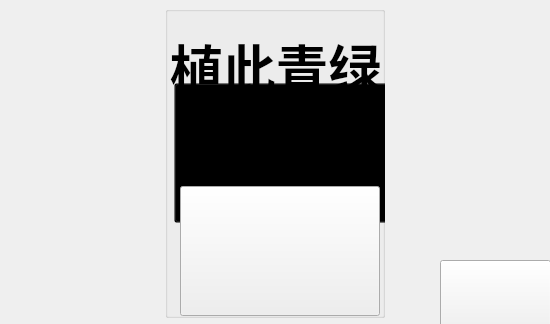
<?xml version="1.0" encoding="UTF-8"?>
<ui version="4.0">
 <class>Widget</class>
 <widget class="QWidget" name="Widget">
  <property name="geometry">
   <rect>
    <x>0</x>
    <y>0</y>
    <width>550</width>
    <height>324</height>
   </rect>
  </property>
  <property name="windowTitle">
   <string>植此青绿小游戏</string>
  </property>
  <widget class="QGroupBox" name="groupBox">
   <property name="geometry">
    <rect>
     <x>165</x>
     <y>6</y>
     <width>220</width>
     <height>312</height>
    </rect>
   </property>
   <property name="minimumSize">
    <size>
     <width>220</width>
     <height>300</height>
    </size>
   </property>
   <property name="styleSheet">
    <string notr="true"/>
   </property>
   <property name="title">
    <string/>
   </property>
   <widget class="QPushButton" name="btnstart">
    <property name="geometry">
     <rect>
      <x>9</x>
      <y>77</y>
      <width>220</width>
      <height>140</height>
     </rect>
    </property>
    <property name="minimumSize">
     <size>
      <width>220</width>
      <height>140</height>
     </size>
    </property>
    <property name="maximumSize">
     <size>
      <width>220</width>
      <height>140</height>
     </size>
    </property>
    <property name="styleSheet">
     <string notr="true">background:transparent;</string>
    </property>
    <property name="text">
     <string/>
    </property>
    <property name="icon">
     <iconset resource="image.qrc">
      <normaloff>:/build-cpp_shixun-Desktop_Qt_6_2_4_MinGW_64_bit-Debug/things/buttonanle3.png</normaloff>
      <selectedoff>:/build-cpp_shixun-Desktop_Qt_6_2_4_MinGW_64_bit-Debug/things/buttonanle6.png</selectedoff>
      <selectedon>:/build-cpp_shixun-Desktop_Qt_6_2_4_MinGW_64_bit-Debug/things/buttonanle6.png</selectedon>:/build-cpp_shixun-Desktop_Qt_6_2_4_MinGW_64_bit-Debug/things/buttonanle3.png</iconset>
    </property>
    <property name="iconSize">
     <size>
      <width>200</width>
      <height>140</height>
     </size>
    </property>
   </widget>
   <widget class="QPushButton" name="btnrule">
    <property name="geometry">
     <rect>
      <x>15</x>
      <y>180</y>
      <width>200</width>
      <height>130</height>
     </rect>
    </property>
    <property name="minimumSize">
     <size>
      <width>200</width>
      <height>130</height>
     </size>
    </property>
    <property name="maximumSize">
     <size>
      <width>200</width>
      <height>130</height>
     </size>
    </property>
    <property name="text">
     <string/>
    </property>
    <property name="icon">
     <iconset>
      <normaloff>../build-cpp_shixun-Desktop_Qt_6_2_4_MinGW_64_bit-Debug/things/ruleanle3.png</normaloff>../build-cpp_shixun-Desktop_Qt_6_2_4_MinGW_64_bit-Debug/things/ruleanle3.png</iconset>
    </property>
    <property name="iconSize">
     <size>
      <width>100</width>
      <height>100</height>
     </size>
    </property>
   </widget>
   <widget class="QLabel" name="title">
    <property name="geometry">
     <rect>
      <x>-170</x>
      <y>20</y>
      <width>561</width>
      <height>81</height>
     </rect>
    </property>
    <property name="font">
     <font>
      <family>Silver</family>
      <pointsize>40</pointsize>
      <italic>false</italic>
      <bold>true</bold>
      <underline>false</underline>
     </font>
    </property>
    <property name="text">
     <string>植此青绿</string>
    </property>
    <property name="alignment">
     <set>Qt::AlignCenter</set>
    </property>
   </widget>
  </widget>
  <widget class="QLabel" name="labelbackground">
   <property name="geometry">
    <rect>
     <x>0</x>
     <y>0</y>
     <width>550</width>
     <height>324</height>
    </rect>
   </property>
   <property name="minimumSize">
    <size>
     <width>550</width>
     <height>324</height>
    </size>
   </property>
   <property name="maximumSize">
    <size>
     <width>550</width>
     <height>324</height>
    </size>
   </property>
   <property name="text">
    <string/>
   </property>
  </widget>
  <widget class="QPushButton" name="pushButton">
   <property name="geometry">
    <rect>
     <x>440</x>
     <y>260</y>
     <width>111</width>
     <height>81</height>
    </rect>
   </property>
   <property name="text">
    <string/>
   </property>
  </widget>
  <zorder>labelbackground</zorder>
  <zorder>groupBox</zorder>
  <zorder>pushButton</zorder>
 </widget>
 <resources>
  <include location="image.qrc"/>
 </resources>
 <connections/>
</ui>
